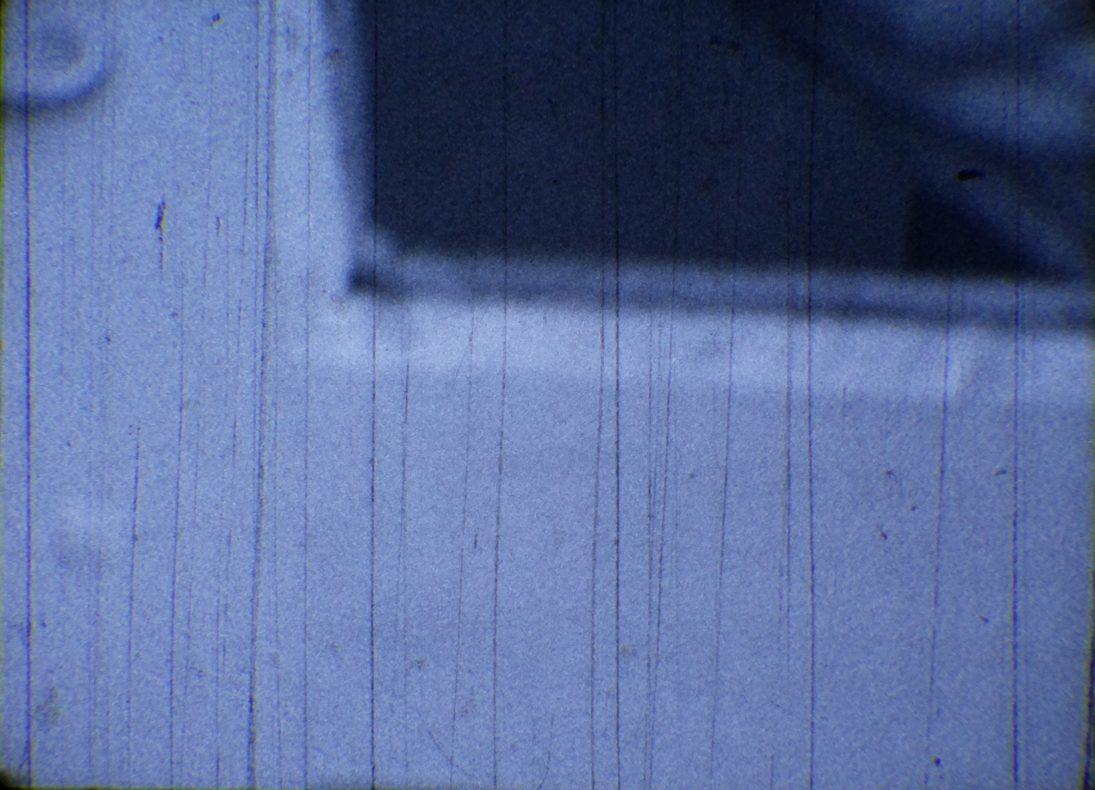
#> input picture crop_sample_000784.jpg, 3285 x 2370 px (shown at 1/3 size)
$ python -i crop_frame_borders.py   (imports and definitions only)
#> lines starting #> are read from the running program, lines starting #| are printed output that depends on the picture; after the words box and inside, x2 and y2 are one past the last pixel; in counts of white or black regions, pixels touching at a corner belong together
#> further down, picture is the input picture: shape (2370, 3285, 3); mean B, G, R 153, 106.8, 88.4
#!/usr/bin/env python3
"""Detect the film gate and batch crop to a fixed 3302 x 2425 pixels."""

from __future__ import annotations

import argparse
import json
from pathlib import Path

import cv2
import numpy as np


EXTENSIONS = {'.jpg', '.jpeg', '.png', '.tif', '.tiff', '.bmp', '.webp'}


# [5 lines left out: function read_image, not called in this run]


def detect_crop(image: np.ndarray, threshold: float | None = None,
                inset: int = 8) -> tuple[int, int, int, int]:
    """Return exclusive (left, top, right, bottom) coordinates at original size.

    Scan a closed foreground component from all four sides. Edge percentiles
    reject isolated glow and scratches and move inside the rounded gate corners.
    This assumes a mostly rectangular, illuminated gate on a near-black surround.
    """
#> called with inset = 8
    height, width = image.shape[:2]
#> height = 2370; width = 3285
    scale = min(1.0, 1200 / max(height, width))
#> scale = 0.365
    small = cv2.resize(image, (round(width * scale), round(height * scale)),
                       interpolation=cv2.INTER_AREA)
    gray = cv2.cvtColor(small, cv2.COLOR_BGR2GRAY)
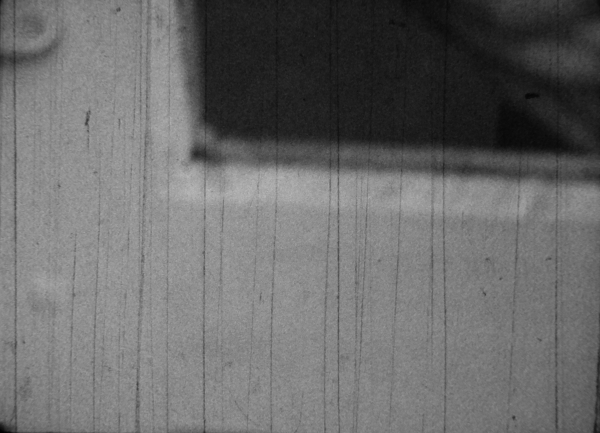
#> gray: shape (866, 1200) (shown at 1/2 size); min 0, max 190, mean 106.6
    gray = cv2.GaussianBlur(gray, (5, 5), 0)
    if threshold is None:
        # A low threshold preserves dark picture content; Otsu would split scenes.
        threshold = max(8.0, float(np.percentile(gray, 95)) * 0.12)
#> threshold = 18.12
    mask = (gray > threshold).astype(np.uint8) * 255
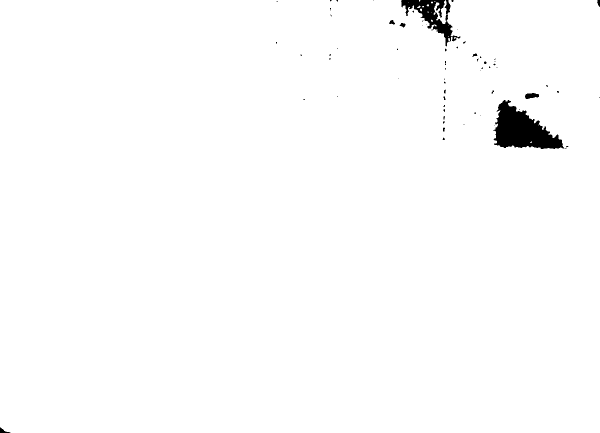
#> mask: shape (866, 1200) (shown at 1/2 size); 98.8% white; 67 black regions (55 under 20 px), largest, box (x1, y1, x2, y2) and area: (987, 200, 1128, 298) 7625, (802, 0, 921, 93) 3535, (1050, 186, 1078, 198) 239
    mask = cv2.morphologyEx(mask, cv2.MORPH_CLOSE, np.ones((9, 9), np.uint8))
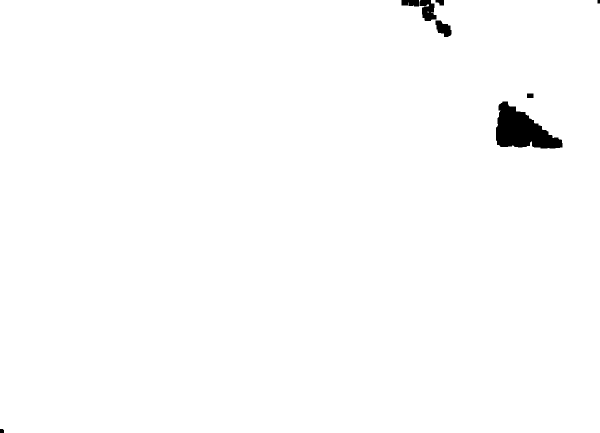
#> mask: shape (866, 1200) (shown at 1/2 size); 99.1% white; 8 black regions
    contours, _ = cv2.findContours(mask, cv2.RETR_EXTERNAL, cv2.CHAIN_APPROX_SIMPLE)
#> contours = 2 contours, 1 with area under 20; largest, box (x1, y1, x2, y2) and area: (0, 0, 1200, 866) 1035420
    if not contours:
        raise ValueError('No illuminated frame found; use --reference for dark frames')
    contour = max(contours, key=cv2.contourArea)
#> contour = contour of 81 points, box (x1, y1, x2, y2) (0, 0, 1200, 866), area 1035420
    x, y, w, h = cv2.boundingRect(contour)
#> x = 0; y = 0; w = 1200; h = 866
    if cv2.contourArea(contour) < gray.size * 0.15 or w < gray.shape[1] * .3 or h < gray.shape[0] * .3:
        raise ValueError('Detected region is too small; use --reference or lower --threshold')
    filled = np.zeros_like(mask)
    cv2.drawContours(filled, [contour], -1, 255, cv2.FILLED)
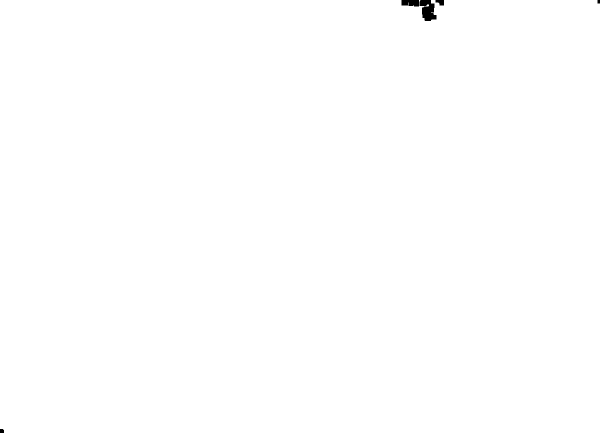
#> filled: shape (866, 1200) (shown at 1/2 size); 99.8% white; 5 black regions, box (x1, y1, x2, y2) and area: (840, 0, 873, 42) 969, (803, 0, 839, 13) 417, (871, 0, 888, 11) 142, (0, 858, 8, 866) 61, (1195, 0, 1200, 7) 35
    region = filled[y:y+h, x:x+w] > 0
    # Ignore the outermost 3% of rows/columns where rounded corners dominate.
    dy, dx = max(1, round(h * .03)), max(1, round(w * .03))
#> dy = 26; dx = 36
    rows = region[dy:h-dy]
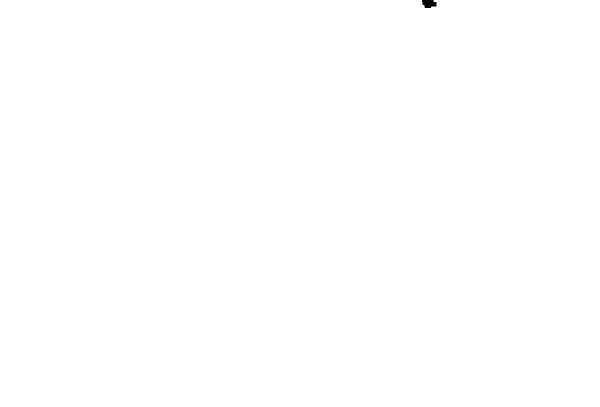
#> rows: shape (814, 1200) bool (shown at 1/2 size); 100% white; 1 black region, box (x1, y1, x2, y2) and area: (844, 0, 873, 16) 371
    cols = region[:, dx:w-dx]
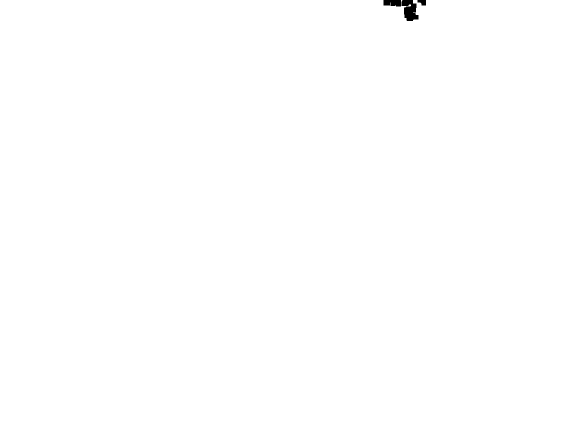
#> cols: shape (866, 1128) bool (shown at 1/2 size); 99.8% white; 3 black regions, box (x1, y1, x2, y2) and area: (804, 0, 837, 42) 969, (767, 0, 803, 13) 417, (835, 0, 852, 11) 142
    left = x + np.percentile(rows.argmax(axis=1), 95)
#> left = 0
    right = x + w - np.percentile(rows[:, ::-1].argmax(axis=1), 95)
#> right = 1200
    top = y + np.percentile(cols.argmax(axis=0), 95)
#> top = 11
    bottom = y + h - np.percentile(cols[::-1].argmax(axis=0), 95)
#> bottom = 866
    sx, sy = width / gray.shape[1], height / gray.shape[0]
#> sx = 2.74; sy = 2.74
    box = (int(np.ceil(left * sx)) + inset, int(np.ceil(top * sy)) + inset,
           int(np.floor(right * sx)) - inset, int(np.floor(bottom * sy)) - inset)
#> box = (8, 39, 3277, 2362)
    if box[2] <= box[0] or box[3] <= box[1]:
        raise ValueError('Inset leaves an empty crop')
    return box


# [76 lines left out: functions fixed_crop, main, not called in this run]


# [2 lines not run here, left out]

>>> import cv2
>>> picture = cv2.imread('crop_sample_000784.jpg')
>>> result = detect_crop(picture)
#> result = (8, 39, 3277, 2362)
